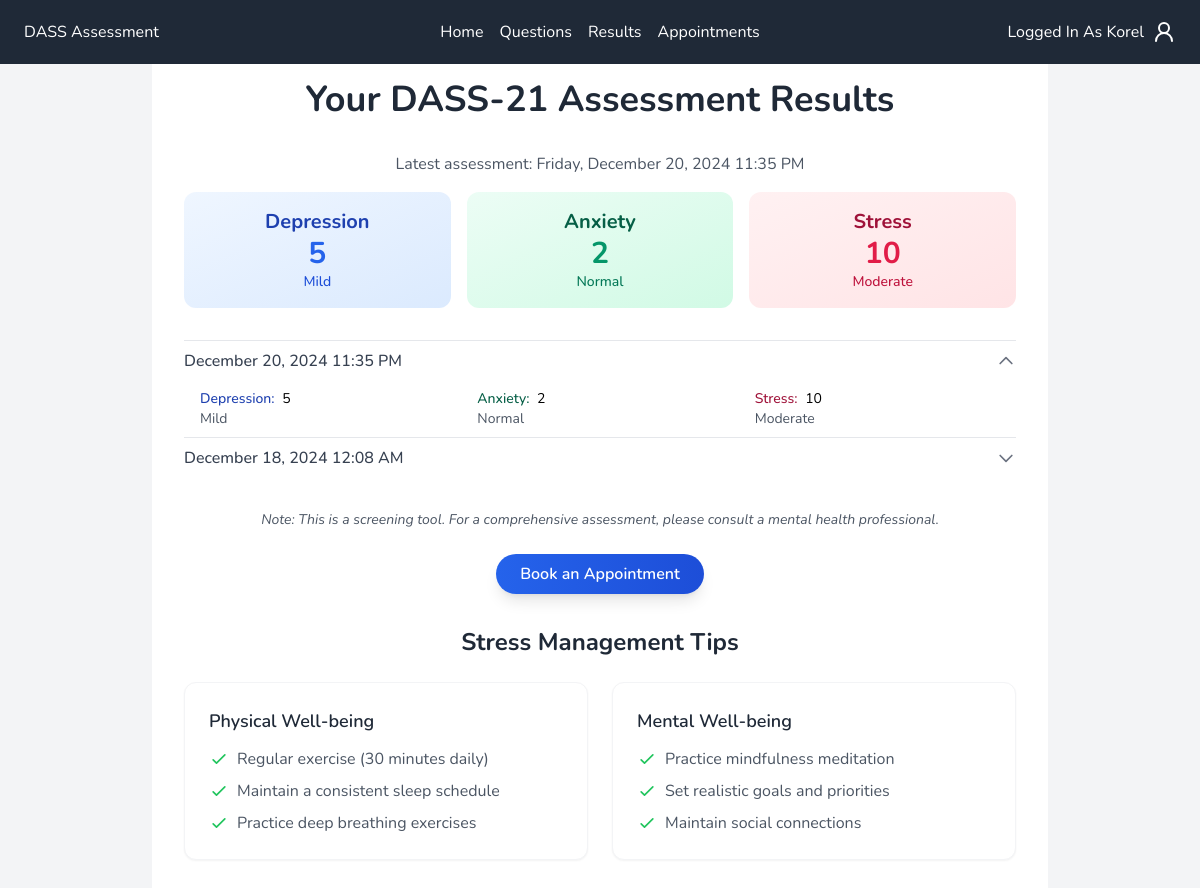
Screenshot of /results (signed in) with the database file from the repository.
### tables this page shows
CREATE TABLE dass_score (
            id INTEGER PRIMARY KEY AUTOINCREMENT,
            user_id INTEGER NOT NULL,
            answer TEXT NOT NULL,
            depression_score INTEGER NOT NULL,
            anxiety_score INTEGER NOT NULL,
            stress_score INTEGER NOT NULL,
            date_taken TEXT NOT NULL DEFAULT CURRENT_TIMESTAMP,
            FOREIGN KEY (user_id) REFERENCES students (id)
        );

### app.py (the view)
@app.route("/results")
@login_required
def results():
    if not session.get("user_id"):
        return redirect(url_for("login"))
    try:
        conn = get_db_connection()
        scores = conn.execute(
            "SELECT depression_score, anxiety_score, stress_score, date_taken, answer FROM dass_score WHERE user_id = ? ORDER BY date_taken DESC",
            (session["user_id"],),
        ).fetchall()
        conn.close()
    except sqlite3.IntegrityError:
        scores = None
    if scores:
        return render_template("results.html", scores=scores)
    return render_template("results.html")

### app.py (called while the page is built)
def login_required(f):
    @functools.wraps(f)
    def decorated_function(*args, **kwargs):
        if not session.get("user_id"):
            return redirect(url_for("login"))
        return f(*args, **kwargs)
    return decorated_function

def dateformat(value, format="%Y-%m-%d"):
    if isinstance(value, str):
        try:
            value = datetime.fromisoformat(value.replace("Z", "+00:00"))
        except ValueError:
            return value
    if isinstance(value, datetime):
        return value.strftime(format)
    return value

@app.template_filter('convert_timezone')
def convert_timezone(date_str):
    if isinstance(date_str, str):
        dt = datetime.strptime(date_str, "%Y-%m-%d %H:%M:%S")
    else:
        dt = date_str
    return dt + timedelta(hours=8)

### database.py (called while the page is built)
def get_db_connection():
    conn = sqlite3.connect("dass.db")
    conn.row_factory = sqlite3.Row
    return conn

### templates/results.html (shortened to what this page needs)
{% extends "base.html" %}
{% block content %}
    <div class="p-8 max-w-4xl bg-white w-full mt-12">
        {% if scores %}
            <h1 class="text-4xl font-bold text-gray-800 text-center mb-8">
                Your DASS-21 Assessment Results
            </h1>
            {% for score in scores %}
                {% if loop.first %}
                    <div class="mb-8">
                        <div class="text-center text-gray-600 mb-4">
                            Latest assessment: {{ score[3] | convert_timezone | dateformat("%A, %B %d, %Y %I:%M %p") }}
                        </div>
                        <div class="grid md:grid-cols-3 gap-4">
                            <div class="bg-gradient-to-br from-blue-50 to-blue-100 p-4 rounded-xl text-center">
                                <h2 class="text-xl font-bold text-blue-800">Depression</h2>
                                <p class="text-3xl font-bold text-blue-600">{{ score[0] // 2 }}</p>
                                <p class="text-sm text-blue-700 font-medium">
                                    {% if score[0] <= 9 %}Normal
                                    {% elif score[0] <=13 %}Mild
                                    {% elif score[0] <=20 %}Moderate
                                    {% elif score[0] <=27 %}Severe
                                    {% else %}Extremely Severe{% endif %}
                                </p>
                            </div>
                            <div class="bg-gradient-to-br from-emerald-50 to-emerald-100 p-4 rounded-xl text-center">
                                <h2 class="text-xl font-bold text-emerald-800">Anxiety</h2>
                                <p class="text-3xl font-bold text-emerald-600">{{ score[1] // 2 }}</p>
                                <p class="text-sm text-emerald-700 font-medium">
                                    {% if score[1] <= 7 %}Normal
                                    {% elif score[1] <=9 %}Mild
                                    {% elif score[1] <=14 %}Moderate
                                    {% elif score[1] <=19 %}Severe
                                    {% else %}Extremely Severe{% endif %}
                                </p>
                            </div>
                            <div class="bg-gradient-to-br from-rose-50 to-rose-100 p-4 rounded-xl text-center">
                                <h2 class="text-xl font-bold text-rose-800">Stress</h2>
                                <p class="text-3xl font-bold text-rose-600">{{ score[2] // 2 }}</p>
                                <p class="text-sm text-rose-700 font-medium">
                                    {% if score[2] <= 14 %}Normal
                                    {% elif score[2] <=18 %}Mild
                                    {% elif score[2] <=25 %}Moderate
                                    {% elif score[2] <=33 %}Severe
                                    {% else %}Extremely Severe{% endif %}
                                </p>
                            </div>
                        </div>
                    </div>
                {% endif %}
                <div class="border-t border-gray-200 py-2">
                    <details class="group" {% if loop.first %}open{% endif %}>
                        <summary class="flex justify-between items-center cursor-pointer">
                                <span class="font-medium text-gray-700">
                                    {{ score[3] | convert_timezone | dateformat("%B %d, %Y %I:%M %p") }}
                                </span>
                            <span class="transform group-open:rotate-180 transition-transform">
                                    <svg class="w-5 h-5 text-gray-500" fill="none" stroke="currentColor"
                                         viewBox="0 0 24 24">
                                        <path stroke-linecap="round" stroke-linejoin="round" stroke-width="2"
                                              d="M19 9l-7 7-7-7"></path>
                                    </svg>
                                </span>
                        </summary>
                        <div class="mt-4 pl-4">
                            <div class="grid grid-cols-3 gap-4 text-sm">
                                <div>
                                    <span class="text-blue-800 font-medium">Depression:</span>
                                    <span class="ml-1">{{ score[0] // 2 }}</span>
                                    <span class="block text-gray-600">
                                            {% if score[0] <= 9 %}Normal
                                            {% elif score[0] <=13 %}Mild
                                            {% elif score[0] <=20 %}Moderate
                                            {% elif score[0] <=27 %}Severe
                                            {% else %}Extremely Severe{% endif %}
                                        </span>
                                </div>
                                <div>
                                    <span class="text-emerald-800 font-medium">Anxiety:</span>
                                    <span class="ml-1">{{ score[1] // 2 }}</span>
                                    <span class="block text-gray-600">
                                            {% if score[1] <= 7 %}Normal
                                            {% elif score[1] <=9 %}Mild
                                            {% elif score[1] <=14 %}Moderate
                                            {% elif score[1] <=19 %}Severe
                                            {% else %}Extremely Severe{% endif %}
                                        </span>
                                </div>
                                <div>
                                    <span class="text-rose-800 font-medium">Stress:</span>
                                    <span class="ml-1">{{ score[2] // 2 }}</span>
                                    <span class="block text-gray-600">
                                            {% if score[2] <= 14 %}Normal
                                            {% elif score[2] <=18 %}Mild
                                            {% elif score[2] <=25 %}Moderate
                                            {% elif score[2] <=33 %}Severe
                                            {% else %}Extremely Severe{% endif %}
                                        </span>
                                </div>
                            </div>
                        </div>
                    </details>
                </div>
            {% endfor %}
            <div class="mt-8 text-center">
                <p class="text-gray-600 text-sm italic">
                    Note: This is a screening tool. For a comprehensive assessment, please consult a mental health
                    professional.
                </p>
            </div>
            <div class="flex justify-center mt-6">
                <a href="/book_appointment"
                   class="bg-gradient-to-r from-blue-600 to-blue-700 text-white py-2 px-6 rounded-full font-semibold shadow-lg hover:from-blue-700 hover:to-blue-800 transform transition-all hover:scale-105 duration-300">
                    Book an Appointment
                </a>
            </div>
            <div class="mt-8">
                <h2 class="text-2xl font-bold text-gray-800 text-center mb-6">Stress Management Tips</h2>
                <div class="grid md:grid-cols-2 gap-6">
                    <div class="bg-white p-6 rounded-xl border border-gray-100 shadow-sm">
                        <h3 class="text-lg font-semibold text-gray-800 mb-3">Physical Well-being</h3>
                        <ul class="space-y-2 text-gray-600">
                            <li class="flex items-start">
                                <svg class="w-5 h-5 text-green-500 mr-2 mt-0.5" fill="none" stroke="currentColor"
                                     viewBox="0 0 24 24">
                                    <path stroke-linecap="round" stroke-linejoin="round" stroke-width="2"
                                          d="M5 13l4 4L19 7"></path>
                                </svg>
                                Regular exercise (30 minutes daily)
                            </li>
                            <li class="flex items-start">
                                <svg class="w-5 h-5 text-green-500 mr-2 mt-0.5" fill="none" stroke="currentColor"
                                     viewBox="0 0 24 24">
                                    <path stroke-linecap="round" stroke-linejoin="round" stroke-width="2"
                                          d="M5 13l4 4L19 7"></path>
                                </svg>
                                Maintain a consistent sleep schedule
                            </li>
                            <li class="flex items-start">
                                <svg class="w-5 h-5 text-green-500 mr-2 mt-0.5" fill="none" stroke="currentColor"
                                     viewBox="0 0 24 24">
                                    <path stroke-linecap="round" stroke-linejoin="round" stroke-width="2"
                                          d="M5 13l4 4L19 7"></path>
                                </svg>
                                Practice deep breathing exercises
                            </li>
                        </ul>
                    </div>
                    <div class="bg-white p-6 rounded-xl border border-gray-100 shadow-sm">
                        <h3 class="text-lg font-semibold text-gray-800 mb-3">Mental Well-being</h3>
                        <ul class="space-y-2 text-gray-600">
                            <li class="flex items-start">
                                <svg class="w-5 h-5 text-green-500 mr-2 mt-0.5" fill="none" stroke="currentColor"
                                     viewBox="0 0 24 24">
                                    <path stroke-linecap="round" stroke-linejoin="round" stroke-width="2"
                                          d="M5 13l4 4L19 7"></path>
                                </svg>
                                Practice mindfulness meditation
                            </li>
                            <li class="flex items-start">
                                <svg class="w-5 h-5 text-green-500 mr-2 mt-0.5" fill="none" stroke="currentColor"
                                     viewBox="0 0 24 24">
                                    <path stroke-linecap="round" stroke-linejoin="round" stroke-width="2"
                                          d="M5 13l4 4L19 7"></path>
                                </svg>
                                Set realistic goals and priorities
                            </li>
                            <li class="flex items-start">
                                <svg class="w-5 h-5 text-green-500 mr-2 mt-0.5" fill="none" stroke="currentColor"
                                     viewBox="0 0 24 24">
                                    <path stroke-linecap="round" stroke-linejoin="round" stroke-width="2"
                                          d="M5 13l4 4L19 7"></path>
                                </svg>
                                Maintain social connections
                            </li>
                        </ul>
                    </div>
                </div>
            </div>
        {% endif %}
    </div>
{% endblock %}

### templates/base.html (style rules this page uses)
body { font-family: "Nunito", sans-serif; }

### rows the page displays
dass_score: date_taken "Friday, December 20, 2024 11:35 PM", depression_score "5", shows "Mild", anxiety_score "2", shows "Normal", stress_score "10", shows "Moderate", date_taken "December 20, 2024 11:35 PM"
dass_score: date_taken "December 18, 2024 12:08 AM"
